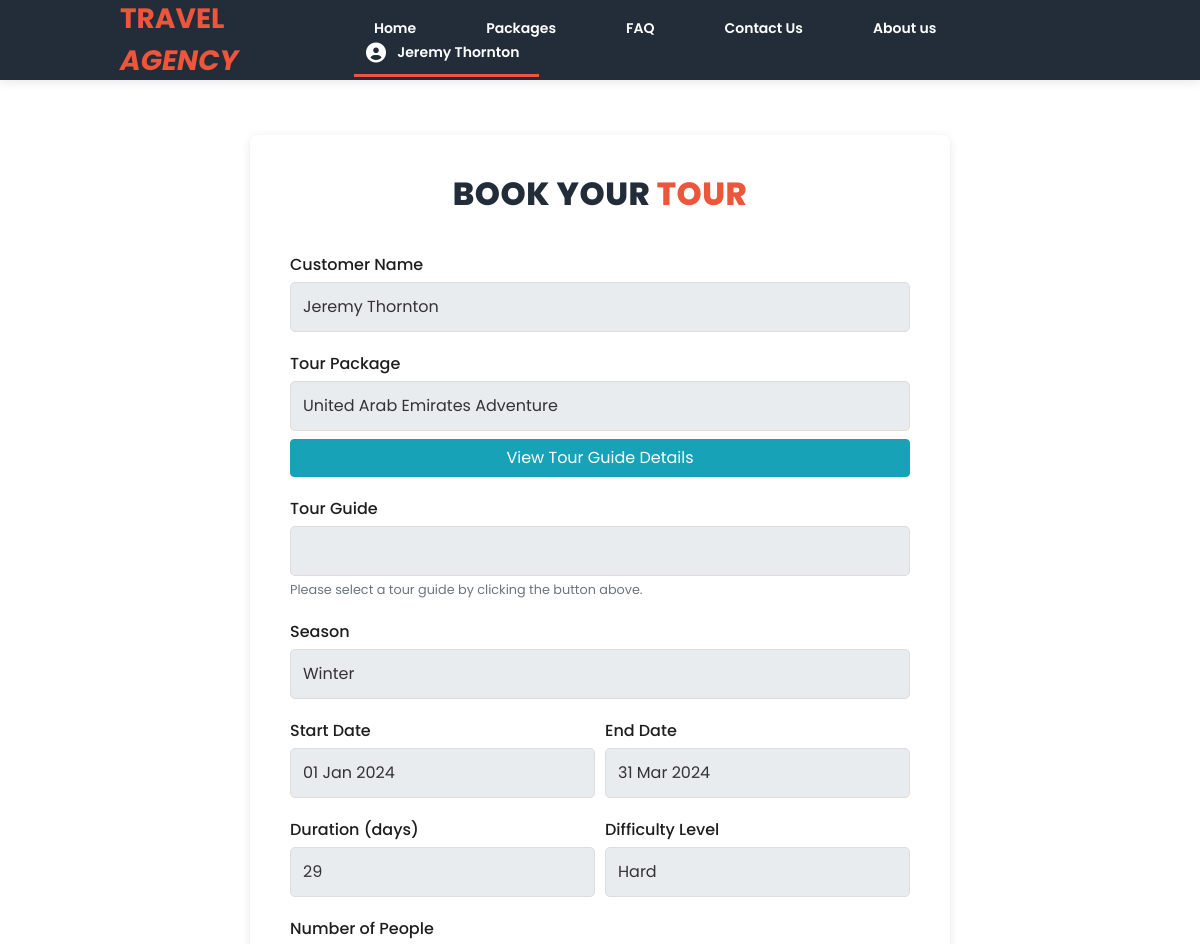
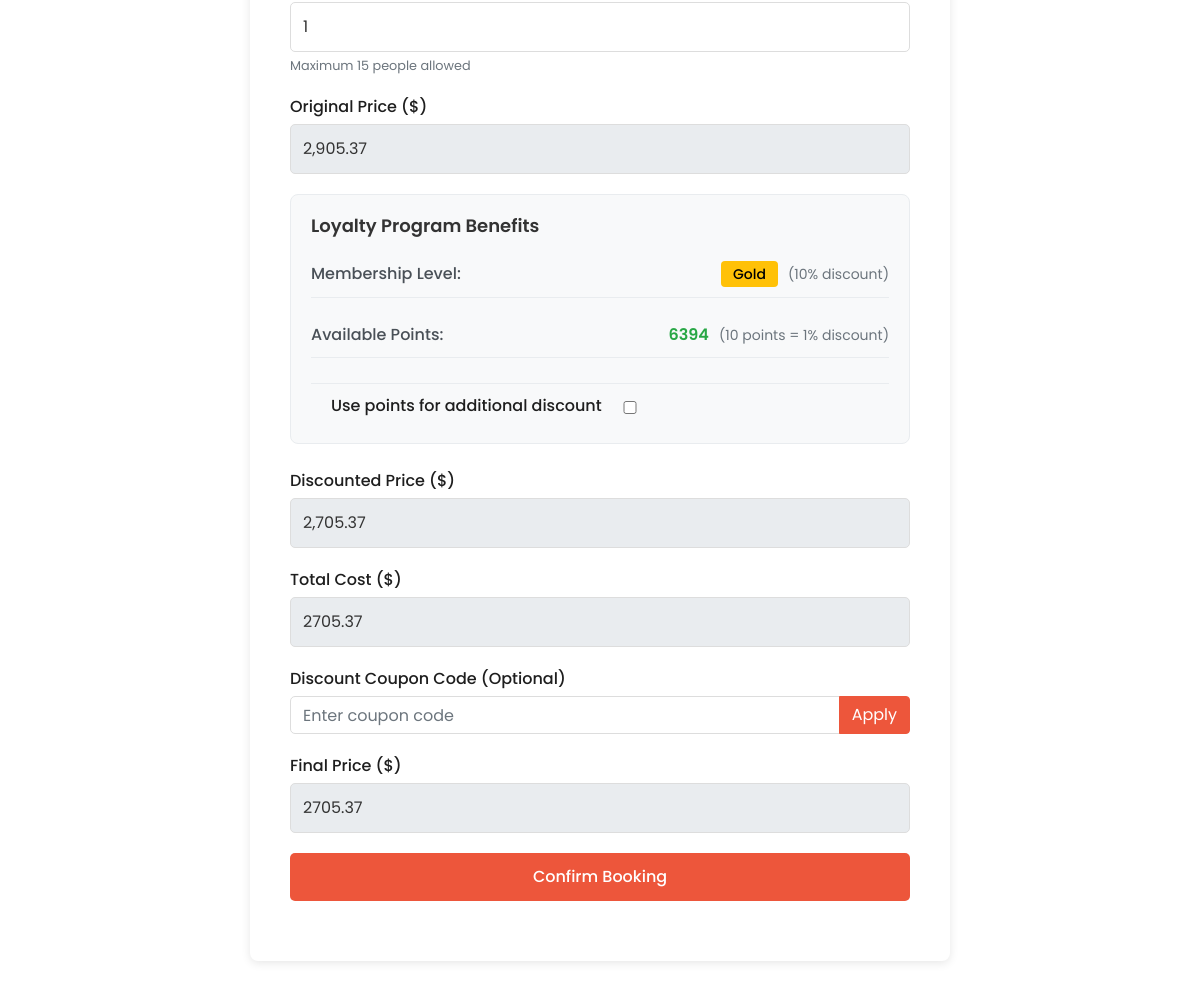
The page /booking.php?package_id=1&pricing_id=1&season=Winter&start_date=2024-01-01&end_date=2024-03-31&duration=29&difficulty=Hard&price=2705.37 (signed in) on the database its author committed (2 pictures, top to bottom).
### tables this page shows
CREATE TABLE Customer (
    Customer_ID INT AUTO_INCREMENT PRIMARY KEY,
    Name VARCHAR(100) NOT NULL,
    Email VARCHAR(100) UNIQUE NOT NULL, 
    Phone VARCHAR(20) UNIQUE NOT NULL,
    Address TEXT,
    Date_Of_Birth DATE,
    Nationality VARCHAR(50),
    User_Type ENUM('Regular', 'Admin') NOT NULL,
    Password VARCHAR(20) NOT NULL
);

CREATE TABLE TourPackagePricing (
    Pricing_ID INT AUTO_INCREMENT PRIMARY KEY,
    TourPackage_ID INT,
    Season VARCHAR(50) NOT NULL,
    Price DECIMAL(10,2) NOT NULL,
    Start_Date DATE NOT NULL,
    End_Date DATE NOT NULL,
    Discounted_Price DECIMAL(10,2),
    FOREIGN KEY (TourPackage_ID) REFERENCES TourPackage(TourPackage_ID) ON DELETE CASCADE
);

CREATE TABLE TourPackage (
    TourPackage_ID INT AUTO_INCREMENT PRIMARY KEY,
    Name VARCHAR(100) NOT NULL,
    Price DECIMAL(10,2) NOT NULL,
    Duration INT NOT NULL,
    Max_People INT,
    Difficulty_Level ENUM('Easy', 'Moderate', 'Hard'),
    Description TEXT,
    Image_URL VARCHAR(255)
);

CREATE TABLE LoyaltyProgram (
    Customer_ID INT PRIMARY KEY,
    Points INT DEFAULT 0,
    Membership_Level ENUM('Bronze', 'Silver', 'Gold', 'Platinum') DEFAULT 'Bronze',
    Total_Bookings INT DEFAULT 0,
    FOREIGN KEY (Customer_ID) REFERENCES Customer(Customer_ID) ON DELETE CASCADE
);

### booking.php (the view, shortened to what this page needs)
<?php
require_once 'includes/db_connection.php';
$package_id = isset($_GET['package_id']) ? (int)$_GET['package_id'] : 0;
$pricing_id = isset($_GET['pricing_id']) ? (int)$_GET['pricing_id'] : 0;
$season = isset($_GET['season']) ? $_GET['season'] : '';
$start_date = isset($_GET['start_date']) ? $_GET['start_date'] : '';
$end_date = isset($_GET['end_date']) ? $_GET['end_date'] : '';
$duration = isset($_GET['duration']) ? (int)$_GET['duration'] : 0;
$difficulty = isset($_GET['difficulty']) ? $_GET['difficulty'] : '';
$price = isset($_GET['price']) ? (float)$_GET['price'] : 0;
$customer_sql = "SELECT Name FROM Customer WHERE Customer_ID = ?";
$customer_stmt = $conn->prepare($customer_sql);
$customer_stmt->bind_param("i", $_SESSION['customer_id']);
$customer_stmt->execute();
$customer_result = $customer_stmt->get_result();
$customer = $customer_result->fetch_assoc();
$loyalty_sql = "SELECT Points, Membership_Level FROM LoyaltyProgram WHERE Customer_ID = ?";
$loyalty_stmt = $conn->prepare($loyalty_sql);
$loyalty_stmt->bind_param("i", $_SESSION['customer_id']);
$loyalty_stmt->execute();
$loyalty_result = $loyalty_stmt->get_result();
$loyalty = $loyalty_result->fetch_assoc();
$membership_discount = 0;
if ($loyalty) {
    switch ($loyalty['Membership_Level']) {
        case 'Gold':
            $membership_discount = 10;
            break;
    }
}
$package_sql = "SELECT tp.Name, tp.Duration, tp.Max_People, tp.Difficulty_Level,
                tpp.Season, tpp.Start_Date, tpp.End_Date, tpp.Price, tpp.Discounted_Price
                FROM TourPackage tp
                LEFT JOIN TourPackagePricing tpp ON tp.TourPackage_ID = tpp.TourPackage_ID
                WHERE tp.TourPackage_ID = ?";
if ($pricing_id) {
    $package_sql .= " AND tpp.Pricing_ID = ?";
}
$package_stmt = $conn->prepare($package_sql);
if ($pricing_id) {
    $package_stmt->bind_param("ii", $package_id, $pricing_id);
} else {
    $package_stmt->bind_param("i", $package_id);
}
$package_stmt->execute();
$package_result = $package_stmt->get_result();
$package = $package_result->fetch_assoc();
$season = $package['Season'] ?? $season;
$start_date = $package['Start_Date'] ?? $start_date;
$end_date = $package['End_Date'] ?? $end_date;
$duration = $package['Duration'] ?? $duration;
$difficulty = $package['Difficulty_Level'] ?? $difficulty;
$price = $package['Discounted_Price'] ?? $price;
?>
<!DOCTYPE html>
<html lang="en">
<head>
    <link rel="stylesheet" type="text/css" href="assets/css/bootstrap.min.css">
    <link rel="stylesheet" type="text/css" href="assets/css/font-awesome.css">
    <link rel="stylesheet" type="text/css" href="./assets/css/booking.css">
    <link rel="stylesheet" type="text/css" href="./assets/css/nav.css">
</head>
<body>
<header class="header-area header-sticky">
    <div class="container">
        <div class="row">
            <div class="col-12">
                <nav class="main-nav">
                    <a href="index.html" class="logo">Travel <em>Agency</em></a>
                    <ul class="nav">
                    <li><a href="index.php">Home</a></li>
                    <li><a href="packages.php">Packages</a></li>
                    <li><a href="faq.php">FAQ</a></li>
                    <li><a href="contact.php">Contact Us</a></li>
                    <li><a href="about.php">About us</a></li>
                    <?php if (isset($_SESSION['customer_id'])): ?>
                        <li class="nav-item dropdown">
                            <a href="#" class="dropdown active" id="profileDropdown" data-toggle="dropdown" aria-haspopup="true" aria-expanded="false">
                                <i class="fa fa-user-circle"></i> <?php echo htmlspecialchars($_SESSION['name']); ?>
                            </a>
                        </li>
                    <?php else: ?>
                        <li><a href="login.php">Login</a></li>
                    <?php endif; ?>
                </ul>
                </nav>
            </div>
        </div>
    </div>
</header>
    <section class="booking-section">
        <div class="container">
            <div class="booking-container">
                <div class="section-heading">
                    <h2>Book Your <em>Tour</em></h2>
                </div>
                <form id="bookingForm" action="process_booking.php" method="POST">
                    <div class="form-group">
                        <label for="customer_name">Customer Name</label>
                        <input type="text" id="customer_name" name="customer_name" value="<?php echo htmlspecialchars($customer['Name']); ?>" readonly>
                    </div>
                    <div class="form-group">
                        <label for="tour_package">Tour Package</label>
                        <input type="text" id="tour_package" name="tour_package" value="<?php echo htmlspecialchars($package['Name']); ?>" readonly>
                        <a href="tour_guide.php?package_id=<?php echo $package_id; ?>" class="btn btn-info mt-2 w-100">View Tour Guide Details</a>
                    </div>
                    <div class="form-group">
                        <label for="tour_guide">Tour Guide</label>
                        <?php
                        $guide_name = isset($_GET['guide_name']) ? $_GET['guide_name'] : '';
                        ?>
                        <input type="text" id="tour_guide" name="tour_guide" value="<?php echo htmlspecialchars($guide_name); ?>" readonly>
                        <?php if (empty($guide_name)): ?>
                            <small class="form-text text-muted">Please select a tour guide by clicking the button above.</small>
                        <?php endif; ?>
                    </div>
                    <div class="form-group">
                        <label for="season">Season</label>
                        <input type="text" id="season" name="season" value="<?php echo htmlspecialchars($season); ?>" readonly>
                    </div>
                    <div class="form-row">
                        <div class="form-group col-md-6">
                            <label for="start_date">Start Date</label>
                            <input type="text" id="start_date" name="start_date" value="<?php echo date('d M Y', strtotime($start_date)); ?>" readonly>
                        </div>
                        <div class="form-group col-md-6">
                            <label for="end_date">End Date</label>
                            <input type="text" id="end_date" name="end_date" value="<?php echo date('d M Y', strtotime($end_date)); ?>" readonly>
                        </div>
                    </div>
                    <div class="form-row">
                        <div class="form-group col-md-6">
                            <label for="duration">Duration (days)</label>
                            <input type="text" id="duration" name="duration" value="<?php echo $duration; ?>" readonly>
                        </div>
                        <div class="form-group col-md-6">
                            <label for="difficulty">Difficulty Level</label>
                            <input type="text" id="difficulty" name="difficulty" value="<?php echo htmlspecialchars($difficulty); ?>" readonly>
                        </div>
                    </div>
                    <div class="form-group">
                        <label for="number_of_people">Number of People</label>
                        <input type="number" id="number_of_people" name="number_of_people" min="1" max="<?php echo $package['Max_People']; ?>" value="1" required>
                        <small class="form-text text-muted">Maximum <?php echo $package['Max_People']; ?> people allowed</small>
                    </div>
                    <div class="form-group">
                        <label for="original_price">Original Price ($)</label>
                        <input type="text" id="original_price" name="original_price" value="<?php echo number_format($package['Price'], 2); ?>" readonly>
                    </div>
                    <?php if ($loyalty): ?>
                    <div class="form-group loyalty-info">
                        <h4 class="loyalty-title">Loyalty Program Benefits</h4>
                        <div class="loyalty-details">
                            <div class="membership-level">
                                <div class="label">Membership Level:</div>
                                <div class="value">
                                    <span class="badge badge-<?php
                                        echo $loyalty['Membership_Level'] === 'Platinum' ? 'primary' :
                                            ($loyalty['Membership_Level'] === 'Gold' ? 'warning' :
                                            ($loyalty['Membership_Level'] === 'Silver' ? 'secondary' : 'light'));
                                    ?>">
                                        <?php echo $loyalty['Membership_Level']; ?>
                                    </span>
                                    <span class="discount-info">(<?php echo $membership_discount; ?>% discount)</span>
                                </div>
                            </div>
                            <div class="points-info">
                                <div class="label">Available Points:</div>
                                <div class="value">
                                    <span class="points"><?php echo $loyalty['Points']; ?></span>
                                    <span class="points-info-text">(10 points = 1% discount)</span>
                                </div>
                            </div>
                            <div class="use-points">
                                <div class="form-check">
                                    <input type="checkbox" class="form-check-input" id="use_points" name="use_points" style="margin-left: 10px; margin-top: 7px">
                                    <label class="form-check-label" for="use_points">Use points for additional discount</label>
                                </div>
                            </div>
                        </div>
                    </div>
                    <?php endif; ?>
                    <div class="form-group">
                        <label for="discounted_price">Discounted Price ($)</label>
                        <input type="text" id="discounted_price" name="discounted_price" value="<?php echo number_format($package['Discounted_Price'], 2); ?>" readonly>
                    </div>
                    <div class="form-group">
                        <label for="total_cost">Total Cost ($)</label>
                        <input type="text" id="total_cost" name="total_cost" value="<?php echo number_format($price, 2); ?>" readonly>
                    </div>
                    <div class="form-group">
                        <label for="coupon_code">Discount Coupon Code (Optional)</label>
                        <div class="input-group">
                            <input type="text" id="coupon_code" name="coupon_code" class="form-control" placeholder="Enter coupon code">
                            <div class="input-group-append">
                                <button type="button" id="apply_coupon" class="btn btn-primary">Apply</button>
                            </div>
                        </div>
                    </div>
                    <div class="form-group">
                        <label for="final_price">Final Price ($)</label>
                        <input type="text" id="final_price" name="final_price" readonly>
                    </div>
                    <div class="form-group text-center">
                        <button type="button" id="confirmBooking" class="btn-submit">Confirm Booking</button>
                    </div>
                </form>
            </div>
        </div>
    </section>
    <link rel="stylesheet" href="https://cdnjs.cloudflare.com/ajax/libs/font-awesome/6.4.2/css/all.min.css">
</body>
</html>

### assets/css/booking.css (style rules this page uses)
body { font-family: 'Poppins', sans-serif; background-color: #ffffff; color: #333; margin: 0; padding: 55px; }
.booking-section { padding: 80px 0; }
.booking-container { max-width: 700px; margin: 0 auto; background: #fff; padding: 40px; border-radius: 8px; box-shadow: 0 2px 10px rgba(0, 0, 0, 0.1); }
.section-heading { text-align: center; margin-bottom: 40px; }
.form-group { margin-bottom: 20px; }
.form-group label { font-weight: 500; color: #1e1e1e; margin-bottom: 5px; display: block; }
.form-group input, .form-group select { width: 100%; padding: 12px; border: 1px solid #ddd; border-radius: 5px; font-size: 16px; color: #333; }
.form-group input[readonly] { background: #e9ecef; cursor: not-allowed; }
.btn-submit { background: #ed563b; color: #fff; padding: 12px 30px; border: none; border-radius: 5px; font-size: 16px; font-weight: 500; cursor: pointer; transition: all 0.3s ease; display: block; width: 100%; text-align: center; position: relative; }
.section-heading h2 { font-weight: 800; color: #232d39; text-transform: uppercase; letter-spacing: 0.5px; }
.section-heading h2 em { font-style: normal; color: #ed563b; }

### assets/css/nav.css (style rules this page uses)
.main-nav { background: #232d39; width: 100%; height: 80px; padding: 0 10%; display: flex; align-items: center; justify-content: space-between; position: fixed; top: 0; left: 0; z-index: 1000; box-shadow: 0 2px 10px rgba(0, 0, 0, 0.1); }
.main-nav .logo { font-size: 28px; font-weight: 700; color: #ed563b; text-transform: uppercase; text-decoration: none; }
.main-nav ul.nav { list-style: none; padding: 0; margin: 0; display: flex; }
.main-nav ul.nav li { display: inline-block; margin-left: 30px; }
.main-nav ul.nav li a { text-decoration: none; font-size: 14px; font-weight: 600; color: #fff; padding: 20px; position: relative; transition: color 0.3s ease-in-out; }
.main-nav ul.nav li a::after { content: ""; position: absolute; left: 0; bottom: 5px; width: 0; height: 3px; background: #ed563b; transition: width 0.4s ease-in-out; }
.main-nav ul.nav li a.active { position: relative; }
.main-nav ul.nav li a.active::after { content: ""; position: absolute; left: 0; bottom: 5px; width: 100%; height: 3px; background: #ed563b; }
.fa-user-circle { position: relative; font-size: 20px; top: 3px; right: 8px; }
.btn-primary { border-color: #ed563b; background-color: #ed563b; }
a { color: #ed563b; }
header, .header-area, .main-nav, .main-nav .logo, .main-nav .nav li a { transition: none !important; }

### booking.php (style rules this page uses)
.loyalty-info { background-color: #f8f9fa; padding: 20px; border-radius: 8px; margin-bottom: 25px; border: 1px solid #e9ecef; }
.loyalty-title { color: #333; font-size: 18px; margin-bottom: 15px; font-weight: 600; }
.loyalty-details { display: flex; flex-direction: column; gap: 15px; }
.membership-level, .points-info { display: flex; justify-content: space-between; align-items: center; padding: 10px 0; border-bottom: 1px solid #e9ecef; }
.label { font-weight: 500; color: #495057; }
.value { display: flex; align-items: center; gap: 10px; }
.badge { padding: 6px 12px; font-size: 14px; font-weight: 500; }
.badge-warning { background-color: #ffc107; color: #000; }
.discount-info, .points-info-text { color: #6c757d; font-size: 14px; }
.points { font-weight: 600; color: #28a745; }
.use-points { margin-top: 10px; padding-top: 10px; border-top: 1px solid #e9ecef; }
.form-check { margin: 0; }
.form-check-input { margin-top: 0.3rem; }

### rows shown on the page
customer: customer_name "Jeremy Thornton"
tourpackagepricing: tour_package "United Arab Emirates Adventure", TourPackage_ID.Max_People "15", original_price "2,905.37", discounted_price "2,705.37"
loyaltyprogram: Membership_Level "Gold", Membership_Level "10", Points "6394"

### other values the page prints
$_SESSION['name'] "Jeremy Thornton"
